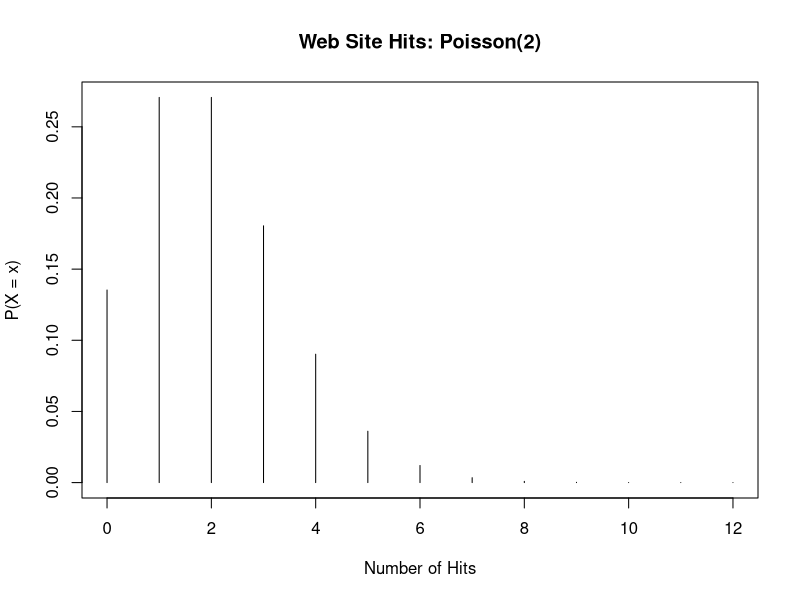
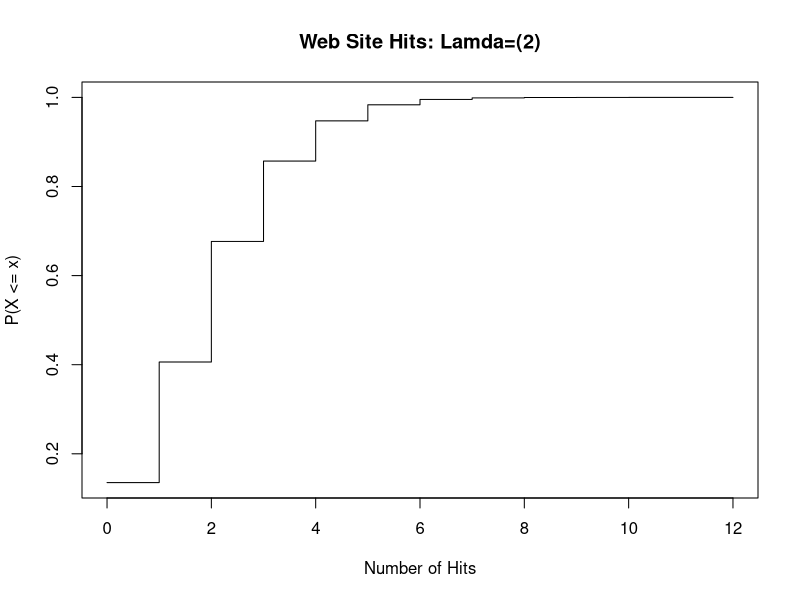
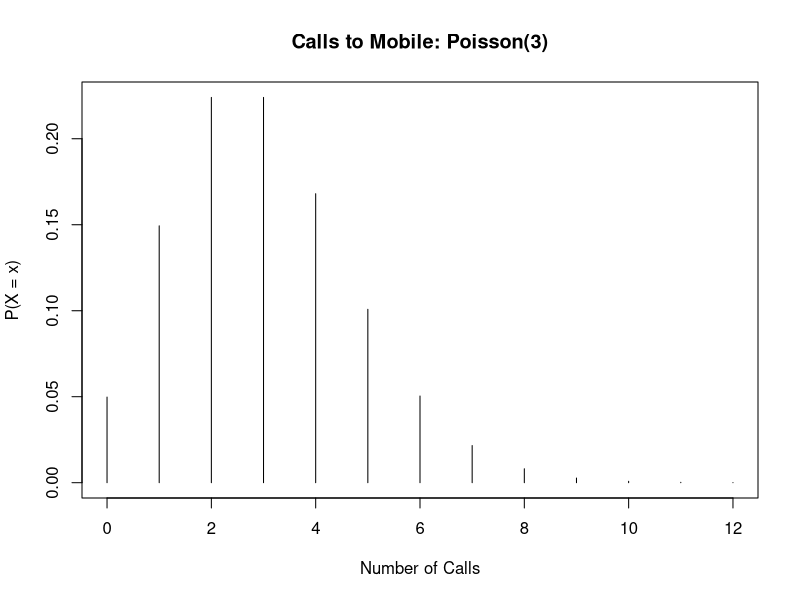
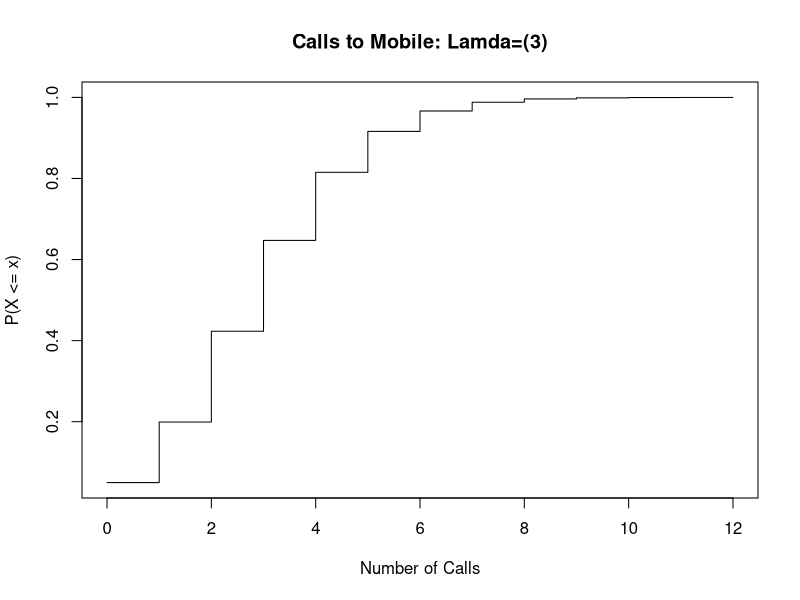
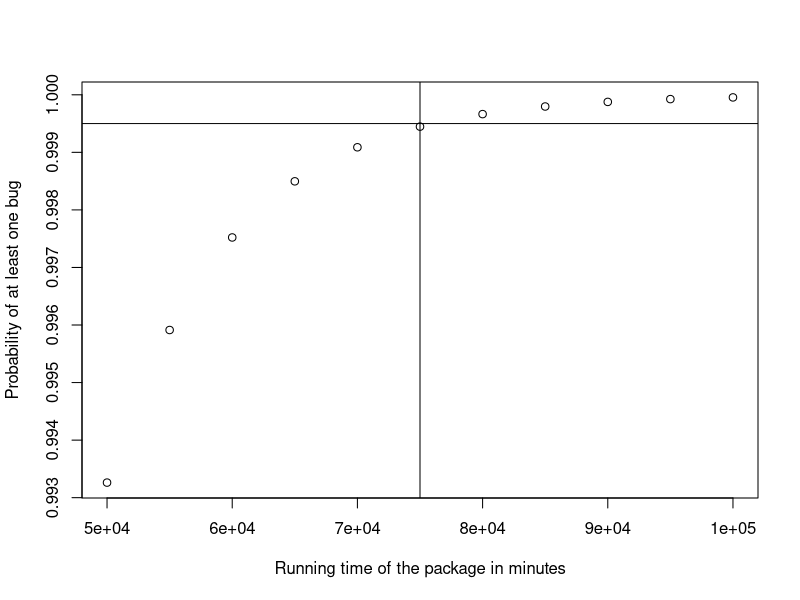

Source code (R) for these figures, in order:
# Example ----------------------------
# average rate job submission in a computer centre is 4 per minute, X = jobs submission per minute



# Example ----------------------------
# message arrive to a computer server at rate of 6 per hour, X = number of messages per hour


# E(X) = Lamda
"X = number of Events, distributed independently in time"
# X is a Poisson variable with PDF
"
                       lamda^x
 P(X = x) = e^-lamda * ------- ,     x = 0, 1,..., infinity
                         x!

 e = 2.718281828...
 X = event of interest
 lamda = average
"

# Example ----------------------------
# a computer system with a Poisson job-arrival stream at an average of 2 per minute.
# Determine the probability that in any 1 minute interval there will be:

# i) 0 jobs
# ii) exactly 3 jobs
# iii) at most 3 arrivals
# iv) What is the maximum jobs that should arrive within one minute with 90% certainty?

# -- -- -- -- -- -- -- --
# i) 0 jobs
"
                      2^0
 P(X = 0) = e^-2 * ------- ,     x = 0, 1,..., infinity
                      0!

 e = 2.718281828...
 X = 0
 lamda = 2
"
2.718281828^-2 # 0 = no need for rest of formula
dpois(0, 2) # pdf

# -- -- -- -- -- -- -- --
# ii) exactly 3 jobs
"
                      2^3
 P(X = 3) = e^-2 * ------- = .18
                      3!

 e = 2.718281828...
 X = 3
 lamda = 2
"
(2.718281828^-2) * (2^3)/ (3*2*1)
dpois(3, 2) #pdf

# -- -- -- -- -- -- -- --
# iii) at most 3 arrivals
"P(X <= 3) = p(0) + P(1) + P(2) + P(3)"
"
                              2               2^2               2^3
 P(X <= 3) = e^-2 + e^-2 * ------- + e^-2 * -------- + e^-2 * -------
                              1!               2!                3!

        = 0.1353  +   0.2707       +     0.2707      +    0.1805
        = 0.8571
"
ppois(3, 2)

# More than 3 P(X > 3)
# 1 - P(X <= 3) = 1 - 0.8571 = 0.1429


# -- -- -- -- -- -- -- --
# iv) What is the maximum jobs that should arrive within one minute with 90% certainty?
# i.e. 90% quantile
"
 Choose k so that:
                 P(X <= k) >= .9


"
qpois(.9, 2) # 4,
# There is a 90% chance the number of job submissions in any 1 minute does not exceed 4

# -----
# PDF
# 0 job submissions
dpois(0, 2) # = 13%

# 1 job submission
dpois(0, 2) + dpois(1, 2) # = 40%

# 2 job submissions
dpois(0, 2) + dpois(1, 2) + dpois(2, 2) # = 67%

# 3 job submissions
dpois(0, 2) + dpois(1, 2) + dpois(2, 2) + dpois(3, 2) # = 85%

# 4 job submissions
dpois(0, 2) + dpois(1, 2) + dpois(2, 2) + dpois(3, 2) + dpois(4, 2) # = 94%
# first value where it crossed 90% certainty


# Example ----------------------------
# website hit rate = 2 a day, X = number of days
# Whats the prob of 4 hits in a day?

# PDF P(X = 2)
x <- 0:12 # look at the first 13 probabilities (sum up to 1)
plot(x, dpois(x, 2),
     xlab="Number of Hits",
     ylab="P(X = x)", type="h",
     main="Web Site Hits: Poisson(2)")

# CDF P(X <= 2)
plot(x, ppois(x, 2),
     xlab="Number of Hits",
     ylab="P(X <= x)", type="s",
     main="Web Site Hits: Lamda=(2)")


# Example ----------------------------
# phone calls over 1 year period = average of 3 a day, X = num of calls a day
# P(X=20)?

x <- 0:12 # look at the first 13 probabilities (sum up to 1)
plot(x, dpois(x, 3),
     xlab="Number of Calls",
     ylab="P(X = x)", type="h",
     main="Calls to Mobile: Poisson(3)")

# CDF P(X <= 3)
plot(x, ppois(x, 3),
     xlab="Number of Calls",
     ylab="P(X <= x)", type="s",
     main="Calls to Mobile: Lamda=(3)")


# Applicatios of Poisson Distribution
# 1.
"Events distrbuted independently of one another in time"
# i.e number os calls in an hour
# 2.
"As an approximation to the binomial when p is samll and n is large"
# when examining the number of defectives in a large batch where p, the defective rate is usually small.

# Example ----------------------------
# company expects 2% of disk drives to malfunction during it's warranty period.
# Calculate the prob that in a sample of 100 disk drives,
# that not more than 3 will malfunction.
"
 num of disks k  |         Binomial         | Poisson Apprpximation
                 | (100Ck) .02^k .98^100-k  |  e^-2 2^k / k!
              0  |        0.13262           |  0.13534
              1  |        0.27065           |  0.27067
              2  |        0.27341           |  0.27067
              3  |        0.18228           |  0.18045
          Total  |        0.85890           |  0.85713
"

# Example ----------------------------

k <- seq(50000, 100000, 5000)
y <- 1 - exp(-(.0001)*k) # At least 1 in k minutes
plot(k, y, xlab="Running time of the package in minutes",
     ylab="Probability of at least one bug")
abline(h = .9995)
abline(v = 75000) # minutes

log(.0005, exp(1)^-.0001)
1 - dpois(0, .0001 * 76009)

# exp function
exp(1)

k<-20 # no errors occur in 20 minutes
exp(1)^(-.0001*k)
# or
exp(-.0001*k)

# Example ----------------------------
# average number of defects for wafer = 3
# redundancy allows up to 4 defects
# What is the probability that the redundancy will not be sufficient if the defects follow a Poisson distribution
# i.e what is the prob of getting more than 4 defects?
"
                      3^k
 P(X = k) = e^-3 * -------
                      k!

 P(X > 4)
"
"
 P(X > 4) = 1 - (P(X=0) + P(X=1) + P(X=2) + P(X=3) + P(X=4))

                           3^1   3^2    3^3    3^4
          = 1 - e^-3 (1 + ---- + ---- + ---- + ----)
                            1     2!     3!     4!

          = .1847368
"
e <- 2.718281828

1 - e^-3 * (1 + (3^1/1) + (3^2/factorial(2)) + (3^3/factorial(3)) + (3^4/factorial(4)))
1 - ppois(4, 3)



